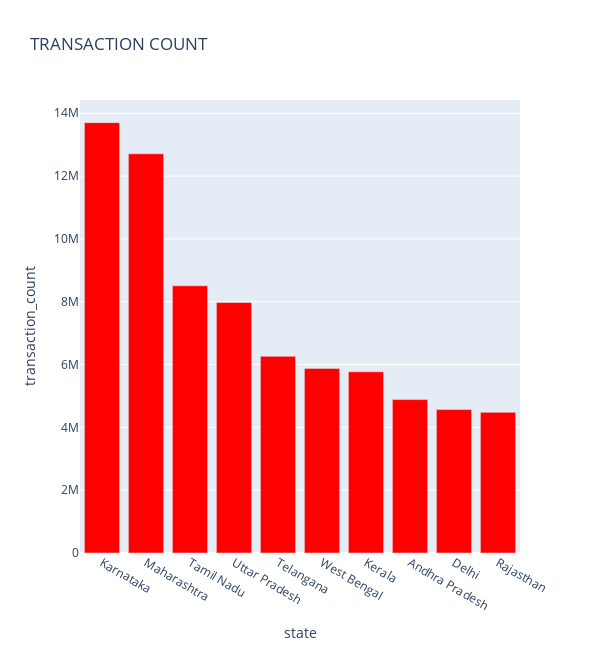
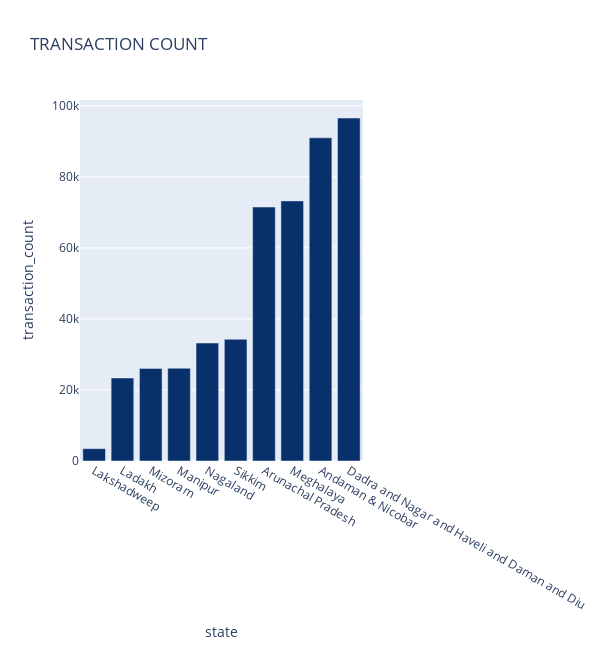
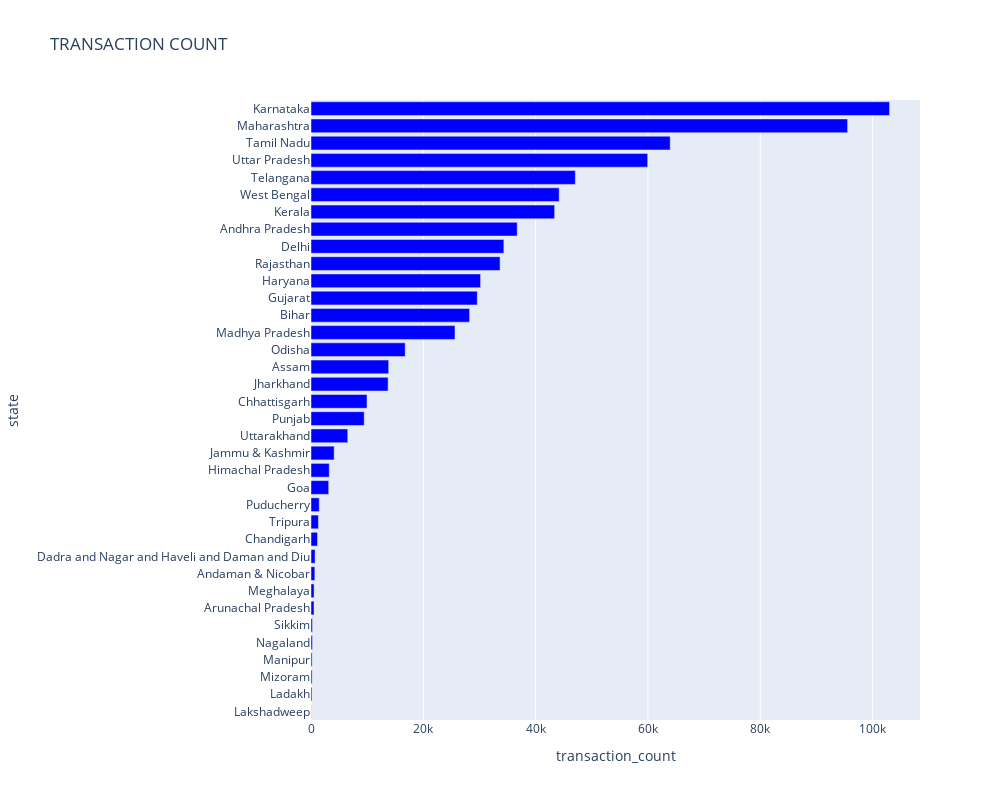

Notebook source saved alongside these figures, in order:
### Code cell
top_chart_transaction_count("aggregated_insurance")

### Figure 1 — Plotly figure (JSON) as saved in the notebook; plotly's stock layout.template omitted (floating-point values rounded to 4 significant figures)
{"data": [{"hovertemplate": "<b>%{hovertext}</b><br><br>state=%{x}<br>transaction_count=%{y}<extra></extra>", "hovertext": ["Karnataka", "Maharashtra", "Tamil Nadu", "Uttar Pradesh", "Telangana", "West Bengal", "Kerala", "Andhra Pradesh", "Delhi", "Rajasthan"], "legendgroup": "", "marker": {"color": "rgb(255,0,0)", "pattern": {"shape": ""}}, "name": "", "orientation": "v", "showlegend": false, "textposition": "auto", "type": "bar", "x": ["Karnataka", "Maharashtra", "Tamil Nadu", "Uttar Pradesh", "Telangana", "West Bengal", "Kerala", "Andhra Pradesh", "Delhi", "Rajasthan"], "xaxis": "x", "y": [13701828, 12708773, 8506883, 7974071, 6260394, 5878005, 5769645, 4884383, 4567598, 4477788], "yaxis": "y"}], "layout": {"barmode": "relative", "height": 650, "legend": {"tracegroupgap": 0}, "title": {"text": "TRANSACTION COUNT"}, "width": 600, "xaxis": {"anchor": "y", "domain": [0, 1], "title": {"text": "state"}}, "yaxis": {"anchor": "x", "domain": [0, 1], "title": {"text": "transaction_count"}}}}

### Figure 2 — Plotly figure (JSON) as saved in the notebook; plotly's stock layout.template omitted (floating-point values rounded to 4 significant figures)
{"data": [{"hovertemplate": "<b>%{hovertext}</b><br><br>state=%{x}<br>transaction_count=%{y}<extra></extra>", "hovertext": ["Lakshadweep", "Ladakh", "Mizoram", "Manipur", "Nagaland", "Sikkim", "Arunachal Pradesh", "Meghalaya", "Andaman & Nicobar", "Dadra and Nagar and Haveli and Daman and Diu"], "legendgroup": "", "marker": {"color": "rgb(8,48,107)", "pattern": {"shape": ""}}, "name": "", "orientation": "v", "showlegend": false, "textposition": "auto", "type": "bar", "x": ["Lakshadweep", "Ladakh", "Mizoram", "Manipur", "Nagaland", "Sikkim", "Arunachal Pradesh", "Meghalaya", "Andaman & Nicobar", "Dadra and Nagar and Haveli and Daman and Diu"], "xaxis": "x", "y": [3472, 23366, 26068, 26117, 33215, 34272, 71498, 73227, 90979, 96544], "yaxis": "y"}], "layout": {"barmode": "relative", "height": 650, "legend": {"tracegroupgap": 0}, "title": {"text": "TRANSACTION COUNT"}, "width": 600, "xaxis": {"anchor": "y", "domain": [0, 1], "title": {"text": "state"}}, "yaxis": {"anchor": "x", "domain": [0, 1], "title": {"text": "transaction_count"}}}}

### Figure 3 — Plotly figure (JSON) as saved in the notebook; plotly's stock layout.template omitted (floating-point values rounded to 4 significant figures)
{"data": [{"hovertemplate": "<b>%{hovertext}</b><br><br>transaction_count=%{x}<br>state=%{y}<extra></extra>", "hovertext": ["Lakshadweep", "Ladakh", "Mizoram", "Manipur", "Nagaland", "Sikkim", "Arunachal Pradesh", "Meghalaya", "Andaman & Nicobar", "Dadra and Nagar and Haveli and Daman and Diu", "Chandigarh", "Tripura", "Puducherry", "Goa", "Himachal Pradesh", "Jammu & Kashmir", "Uttarakhand", "Punjab", "Chhattisgarh", "Jharkhand", "Assam", "Odisha", "Madhya Pradesh", "Bihar", "Gujarat", "Haryana", "Rajasthan", "Delhi", "Andhra Pradesh", "Kerala", "West Bengal", "Telangana", "Uttar Pradesh", "Tamil Nadu", "Maharashtra", "Karnataka"], "legendgroup": "", "marker": {"color": "rgb(0,0,255)", "pattern": {"shape": ""}}, "name": "", "orientation": "h", "showlegend": false, "textposition": "auto", "type": "bar", "x": [29.18, 175.7, 196, 196.4, 249.7, 257.7, 537.6, 550.6, 684.1, 725.9, 1162.0, 1326.0, 1471.0, 3151.0, 3252.0, 4125, 6546, 9474.0, 9975.0, 13730.0, 13830.0, 16780.0, 25640.0, 28240.0, 29610.0, 30200.0, 33670.0, 34340.0, 36720.0, 43380.0, 44200.0, 47070.0, 59960.0, 63960.0, 95550.0, 103000.0], "xaxis": "x", "y": ["Lakshadweep", "Ladakh", "Mizoram", "Manipur", "Nagaland", "Sikkim", "Arunachal Pradesh", "Meghalaya", "Andaman & Nicobar", "Dadra and Nagar and Haveli and Daman and Diu", "Chandigarh", "Tripura", "Puducherry", "Goa", "Himachal Pradesh", "Jammu & Kashmir", "Uttarakhand", "Punjab", "Chhattisgarh", "Jharkhand", "Assam", "Odisha", "Madhya Pradesh", "Bihar", "Gujarat", "Haryana", "Rajasthan", "Delhi", "Andhra Pradesh", "Kerala", "West Bengal", "Telangana", "Uttar Pradesh", "Tamil Nadu", "Maharashtra", "Karnataka"], "yaxis": "y"}], "layout": {"barmode": "relative", "height": 800, "legend": {"tracegroupgap": 0}, "title": {"text": "TRANSACTION COUNT"}, "width": 1000, "xaxis": {"anchor": "y", "domain": [0, 1], "title": {"text": "transaction_count"}}, "yaxis": {"anchor": "x", "domain": [0, 1], "title": {"text": "state"}}}}
